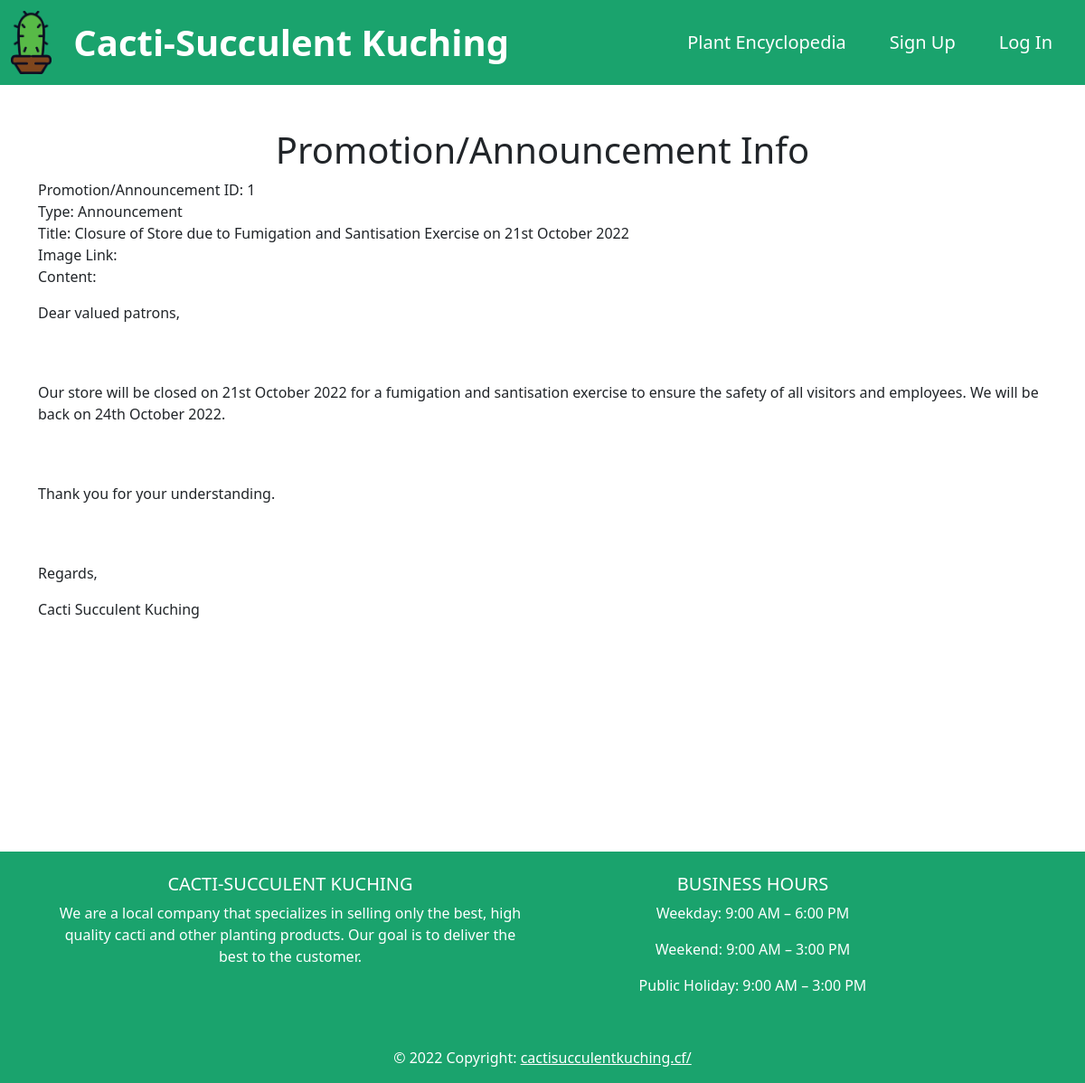
The page /content.php?id=1 on the database its author committed.
### tables this page shows
CREATE TABLE IF NOT EXISTS `content_info` (
    content_id INT UNSIGNED NOT NULL AUTO_INCREMENT,
    content_type ENUM('Announcement', 'Promotion') NOT NULL,
    content_creation_timestamp TIMESTAMP NOT NULL,
    content_title VARCHAR(255) NOT NULL,
    content_resource TEXT,
    PRIMARY KEY (content_id)
);

### content.php (the view, shortened to what this page needs)
<?php
 if (isset($_GET['id'])) {
    $conn = start_connection();
    $sql = "SELECT * FROM content_info WHERE content_id = ?";
    $stmt = $conn->prepare($sql);
    $stmt->bind_param('i', $_GET['id']);
    $stmt->execute();
    $result = $stmt->get_result();
    if ($result->num_rows == 1) {
        $info = $result->fetch_assoc();
    }
 } else {
    header("Location: index.php");
    exit;
 }
?>
<!DOCTYPE html>
<html lang="en">
<head>
    <?php include 'page_head.php'; ?>
</head>
<body>
    <?php include 'header.php'; ?>
    <div class="container min-vh-100">
        <h1 class="text-center mt-5">Promotion/Announcement Info</h1>
        <div id="content-info" class="col-12">
            <p>
            Promotion/Announcement ID: <?php echo $_GET['id']; ?><br>
            Type: <?php echo $info['content_type']; ?><br>
            Title: <?php echo $info['content_title']; ?><br>
            Image Link: <?php echo $info['content_image']; ?><br>
            Content: <?php echo $info['content_resource']; ?>
            </p>
        </div>
    </div>
    <?php include 'footer.php'; ?>
</body>
</html>

### page_head.php (shortened to what this page needs)
<?php
echo '
    <meta charset="UTF-8">
    <meta http-equiv="X-UA-Compatible" content="IE=edge">
    <meta name="viewport" content="width=device-width, initial-scale=1.0">
    <script src="https://code.jquery.com/jquery-3.6.1.js"></script>
    <link href="https://cdn.jsdelivr.net/npm/bootstrap@5.2.2/dist/css/bootstrap.min.css" rel="stylesheet">
    <script src="https://cdn.jsdelivr.net/npm/bootstrap@5.0.2/dist/js/bootstrap.bundle.min.js"></script>
';
?>

### header.php (shortened to what this page needs)
<?php
$logged_in = (isset($_SESSION['is_login']) && $_SESSION['is_login'] == true);
echo '
<header>
  <nav class="navbar navbar-expand-lg" style="background-color: #1AA36D;">
    <div class="container-fluid mx-auto">
      <img src="images/cactus.png" class="me-4" height="70" alt="Cactus-Succlent Kuching Logo" loading="lazy"/>
      <a class="navbar-brand fw-bold fs-1" style ="color: white;" href="/">Cacti-Succulent Kuching</a>
      <button class="navbar-toggler" type="button" data-bs-toggle="collapse" data-bs-target="#navbarSupportedContent" aria-controls="navbarSupportedContent" aria-expanded="false" aria-label="Toggle navigation">
        <span class="navbar-toggler-icon"></span>
      </button>
      <div class="collapse navbar-collapse justify-content-end" id="navbarSupportedContent">
          <ul class="navbar-nav nav-pills nav-fill mb-4 mb-lg-0 ">';
echo '
<li class="nav-item">
  <a class="nav-link" href="#"><p class ="fs-5 mx-3 mt-3" style="color: white;">Plant Encyclopedia</p></a>
</li>';
if (!$logged_in) {
  echo '
  <li class="nav-item">
    <a class="nav-link" href="signup.php" ><p class ="fs-5 mx-3 mt-3" style="color: white;">Sign Up</p></a>
  </li>
  <li class="nav-item">
    <a class="nav-link" href="login.php" ><p class ="fs-5 mx-3 mt-3" style="color: white;">Log In</p></a>
  </li>';
}
echo '</ul>
      </div>
    </div>
</nav>
</header>';
?>

### footer.php (shortened to what this page needs)
<?php
echo '
<section class="">
    <footer class="text-white text-center" style="background-color: #1AA36D;" >
        <div class="container p-4" >
            <div class="row">
                <div class="col-lg-6 col-md-12 mb-4 mb-md-0">
                    <h5 class="text-uppercase">Cacti-Succulent Kuching</h5>
                    <p>
                        We are a local company that specializes in selling only the best, high quality cacti and other planting products. Our goal is to deliver the best to the customer.
                    </p>
                </div>
                <div class="col-lg-5 col-md-0 mb-0 mb-md-0">
                    <h5 class="text-uppercase">Business Hours</h5>
                    <ul class="list-unstyled mb-0">
                        <li>
                        <p class="text-white">Weekday:	9:00 AM – 6:00 PM</p>
                        </li>
                        <li>
                        <p class="text-white">Weekend:	9:00 AM – 3:00 PM</p>
                        </li>
                        <li>
                        <p class="text-white">Public Holiday:	9:00 AM – 3:00 PM</p>
                        </li>
                    </ul>
                </div>
            </div>
            </div>
        <div class="text-center p-3" style="background-color: #1AA36D;">
        © 2022 Copyright:
        <a class="text-white" href="https://cactisucculentkuching.cf/">cactisucculentkuching.cf/</a>
        </div>
    </footer>
</section>';
?>

### rows shown on the page
content_info: content_type "Announcement", content_title "Closure of Store due to Fumigation and Santisation Exercise on 21st October 2022", content_resource "Dear valued patrons, Our store will be closed on 21st October 2022 for a fumigation and santisation exercise to ensure the safety of all visitors and employees. We will be back on 24th October 2022. Thank you for your understanding. Regards, Cacti Succulent Kuching"

### other values the page prints
$_GET['id'] "1"
